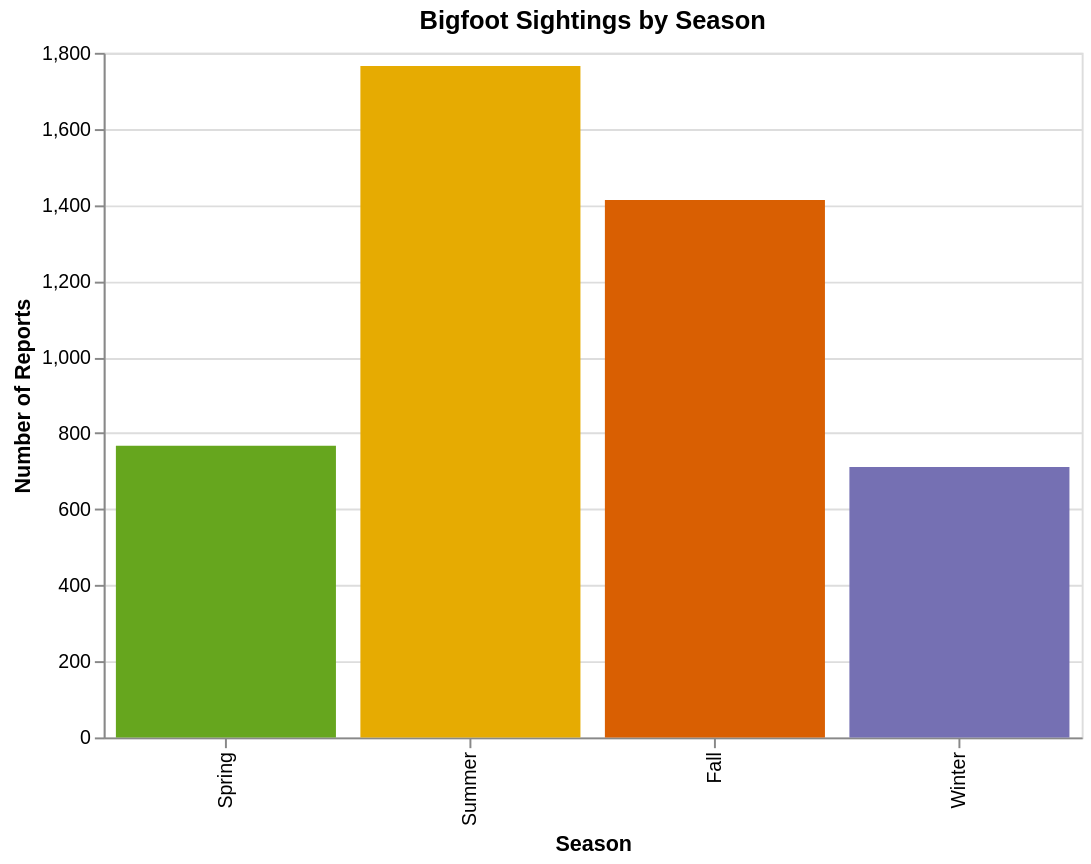

Notebook source saved alongside this figure:
### Code cell
season_order = ["Spring", "Summer", "Fall", "Winter"]

season_counts = (
    df[df["season"].isin(season_order)]
    .groupby("season")
    .size()
    .reset_index(name="count")
)
chart2 = (
    alt.Chart(season_counts)
    .mark_bar()
    .encode(
        x=alt.X(
            "season:N",
            sort=season_order,
            title="Season"
        ),
        y=alt.Y(
            "count:Q",
            title="Number of Reports"
        ),
        color=alt.Color(
            "season:N",
            scale=alt.Scale(
                domain=season_order,
                range=["#66A61E", "#E6AB02", "#D95F02", "#7570B3"]
            ),
            legend=None
        ),
        tooltip=[
            alt.Tooltip("season:N", title="Season"),
            alt.Tooltip("count:Q", title="Reports")
        ]
    )
    .properties(
        title="Bigfoot Sightings by Season",
        width=500,
        height=350
    )
)

chart2

### Figure 1 — Vega-Lite specification as saved in the notebook (floating-point values rounded to 4 significant figures)
{"config": {"view": {"continuousWidth": 300, "continuousHeight": 300}}, "data": {"name": "data-08a6a309cdc170f90357b7c40b892328"}, "mark": {"type": "bar"}, "encoding": {"color": {"field": "season", "legend": null, "scale": {"domain": ["Spring", "Summer", "Fall", "Winter"], "range": ["#66A61E", "#E6AB02", "#D95F02", "#7570B3"]}, "type": "nominal"}, "tooltip": [{"field": "season", "title": "Season", "type": "nominal"}, {"field": "count", "title": "Reports", "type": "quantitative"}], "x": {"field": "season", "sort": ["Spring", "Summer", "Fall", "Winter"], "title": "Season", "type": "nominal"}, "y": {"field": "count", "title": "Number of Reports", "type": "quantitative"}}, "height": 350, "title": "Bigfoot Sightings by Season", "width": 500, "$schema": "https://vega.github.io/schema/vega-lite/v5.20.1.json", "datasets": {"data-08a6a309cdc170f90357b7c40b892328": [{"season": "Fall", "count": 1413}, {"season": "Spring", "count": 767}, {"season": "Summer", "count": 1765}, {"season": "Winter", "count": 711}]}}
